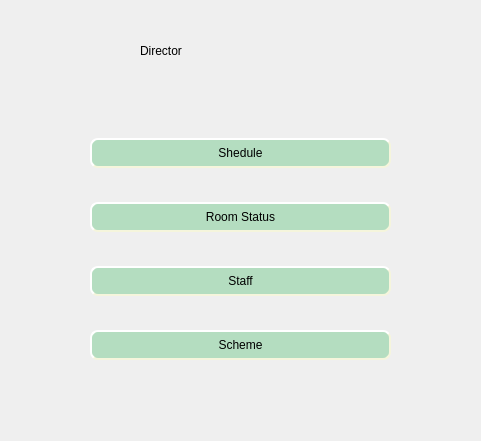
<?xml version="1.0" encoding="UTF-8"?>
<ui version="4.0">
 <class>Director</class>
 <widget class="QWidget" name="Director">
  <property name="enabled">
   <bool>true</bool>
  </property>
  <property name="geometry">
   <rect>
    <x>0</x>
    <y>0</y>
    <width>481</width>
    <height>441</height>
   </rect>
  </property>
  <property name="minimumSize">
   <size>
    <width>481</width>
    <height>441</height>
   </size>
  </property>
  <property name="maximumSize">
   <size>
    <width>481</width>
    <height>441</height>
   </size>
  </property>
  <property name="windowTitle">
   <string>Director</string>
  </property>
  <widget class="QLabel" name="label">
   <property name="geometry">
    <rect>
     <x>140</x>
     <y>20</y>
     <width>231</width>
     <height>61</height>
    </rect>
   </property>
   <property name="styleSheet">
    <string notr="true">font: 57 italic 42pt &quot;URW Chancery L&quot;;</string>
   </property>
   <property name="text">
    <string>Director</string>
   </property>
  </widget>
  <widget class="QWidget" name="layoutWidget">
   <property name="geometry">
    <rect>
     <x>90</x>
     <y>110</y>
     <width>301</width>
     <height>281</height>
    </rect>
   </property>
   <layout class="QGridLayout" name="gridLayout">
    <item row="4" column="0">
     <widget class="QPushButton" name="statepushButton">
      <property name="styleSheet">
       <string notr="true">QPushButton {    
font: 57 italic 20pt &quot;URW Chancery L&quot;;

     background-color: rgb(180, 221, 192);
     border-style: outset;
     border-width: 2px;
     border-radius: 8px;
     border-color: beige;
   
     min-width: 8em;
     padding: 6px;
 }
QPushButton:hover{
border-width: 0px;
background-color:rgb(184, 216, 239);
border-radius: 20%;
}

 </string>
      </property>
      <property name="text">
       <string>Scheme</string>
      </property>
     </widget>
    </item>
    <item row="3" column="0">
     <widget class="QPushButton" name="staffpushButton">
      <property name="styleSheet">
       <string notr="true">QPushButton {    
font: 57 italic 20pt &quot;URW Chancery L&quot;;

     background-color: rgb(180, 221, 192);
     border-style: outset;
     border-width: 2px;
     border-radius: 8px;
     border-color: beige;
   
     min-width: 8em;
     padding: 6px;
 }
QPushButton:hover{
border-width: 0px;
background-color:rgb(184, 216, 239);
border-radius: 20%;
}

 </string>
      </property>
      <property name="text">
       <string>Staff</string>
      </property>
     </widget>
    </item>
    <item row="2" column="0">
     <widget class="QPushButton" name="statuspushButton">
      <property name="styleSheet">
       <string notr="true">QPushButton {    
font: 57 italic 20pt &quot;URW Chancery L&quot;;

     background-color: rgb(180, 221, 192);
     border-style: outset;
     border-width: 2px;
     border-radius: 8px;
     border-color: beige;
   
     min-width: 8em;
     padding: 6px;
 }
QPushButton:hover{
border-width: 0px;
background-color:rgb(184, 216, 239);
border-radius: 20%;
}

 </string>
      </property>
      <property name="text">
       <string>Room Status</string>
      </property>
     </widget>
    </item>
    <item row="1" column="0">
     <widget class="QPushButton" name="shedulepushButton">
      <property name="styleSheet">
       <string notr="true">QPushButton {    
font: 57 italic 20pt &quot;URW Chancery L&quot;;

     background-color: rgb(180, 221, 192);
     border-style: outset;
     border-width: 2px;
     border-radius: 8px;
     border-color: beige;
   
     min-width: 8em;
     padding: 6px;
 }
QPushButton:hover{
border-width: 0px;
background-color:rgb(184, 216, 239);
border-radius: 20%;
}

 </string>
      </property>
      <property name="text">
       <string>Shedule</string>
      </property>
     </widget>
    </item>
   </layout>
  </widget>
 </widget>
 <resources/>
 <connections/>
</ui>
